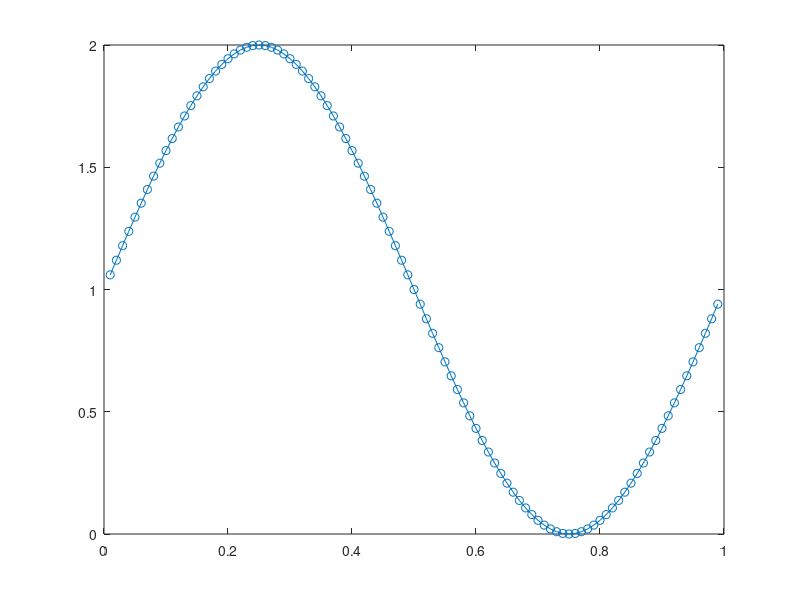

Reproduce this figure in MATLAB.

r = 0;
for i=1:99
    x(i) = r + 0.01;
    r = r + 0.01;
end


n = length(x);

for i=1:n
    if x(i) >= 0 && x(i) < 0.25
        y(i) = 1 + 6*x(i) - 32*(x(i)^3);
    elseif x(i) >= 0.25 && x(i) < 0.5
        y(i) = 2 - 24*(x(i) - 0.25)^2 + 32*(x(i) - 0.25)^3;
    elseif x(i) >= 0.5 && x(i) < 0.75
        y(i) = 1 - 6*(x(i) - 0.5) + 32*(x(i) - 0.5)^3;
    elseif x(i) >= 0.75 && x(i) <= 1
        y(i) = 24*(x(i)-0.75)^2 - 32*(x(i)-0.75)^3;
     
    end
end


plot(x,y, '-o')
          